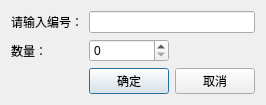
<?xml version="1.0" encoding="UTF-8"?>
<ui version="4.0">
 <class>deleteDialog</class>
 <widget class="QDialog" name="deleteDialog">
  <property name="geometry">
   <rect>
    <x>0</x>
    <y>0</y>
    <width>252</width>
    <height>93</height>
   </rect>
  </property>
  <property name="windowTitle">
   <string>Dialog</string>
  </property>
  <layout class="QGridLayout" name="gridLayout">
   <item row="0" column="0">
    <widget class="QLabel" name="label">
     <property name="text">
      <string>请输入编号：</string>
     </property>
    </widget>
   </item>
   <item row="0" column="1" colspan="2">
    <widget class="QLineEdit" name="lineEdit"/>
   </item>
   <item row="1" column="0">
    <widget class="QLabel" name="label_2">
     <property name="text">
      <string>数量：</string>
     </property>
    </widget>
   </item>
   <item row="1" column="1">
    <widget class="QSpinBox" name="spinBox"/>
   </item>
   <item row="2" column="0">
    <spacer name="horizontalSpacer">
     <property name="orientation">
      <enum>Qt::Horizontal</enum>
     </property>
     <property name="sizeHint" stdset="0">
      <size>
       <width>69</width>
       <height>20</height>
      </size>
     </property>
    </spacer>
   </item>
   <item row="2" column="1">
    <widget class="QPushButton" name="okButton">
     <property name="text">
      <string>确定</string>
     </property>
    </widget>
   </item>
   <item row="2" column="2">
    <widget class="QPushButton" name="cancelButton">
     <property name="text">
      <string>取消</string>
     </property>
    </widget>
   </item>
   <item row="1" column="2">
    <spacer name="horizontalSpacer_2">
     <property name="orientation">
      <enum>Qt::Horizontal</enum>
     </property>
     <property name="sizeHint" stdset="0">
      <size>
       <width>40</width>
       <height>20</height>
      </size>
     </property>
    </spacer>
   </item>
  </layout>
 </widget>
 <resources/>
 <connections>
  <connection>
   <sender>okButton</sender>
   <signal>clicked()</signal>
   <receiver>deleteDialog</receiver>
   <slot>accept()</slot>
   <hints>
    <hint type="sourcelabel">
     <x>124</x>
     <y>72</y>
    </hint>
    <hint type="destinationlabel">
     <x>125</x>
     <y>46</y>
    </hint>
   </hints>
  </connection>
  <connection>
   <sender>cancelButton</sender>
   <signal>clicked()</signal>
   <receiver>deleteDialog</receiver>
   <slot>reject()</slot>
   <hints>
    <hint type="sourcelabel">
     <x>205</x>
     <y>72</y>
    </hint>
    <hint type="destinationlabel">
     <x>125</x>
     <y>46</y>
    </hint>
   </hints>
  </connection>
 </connections>
</ui>
